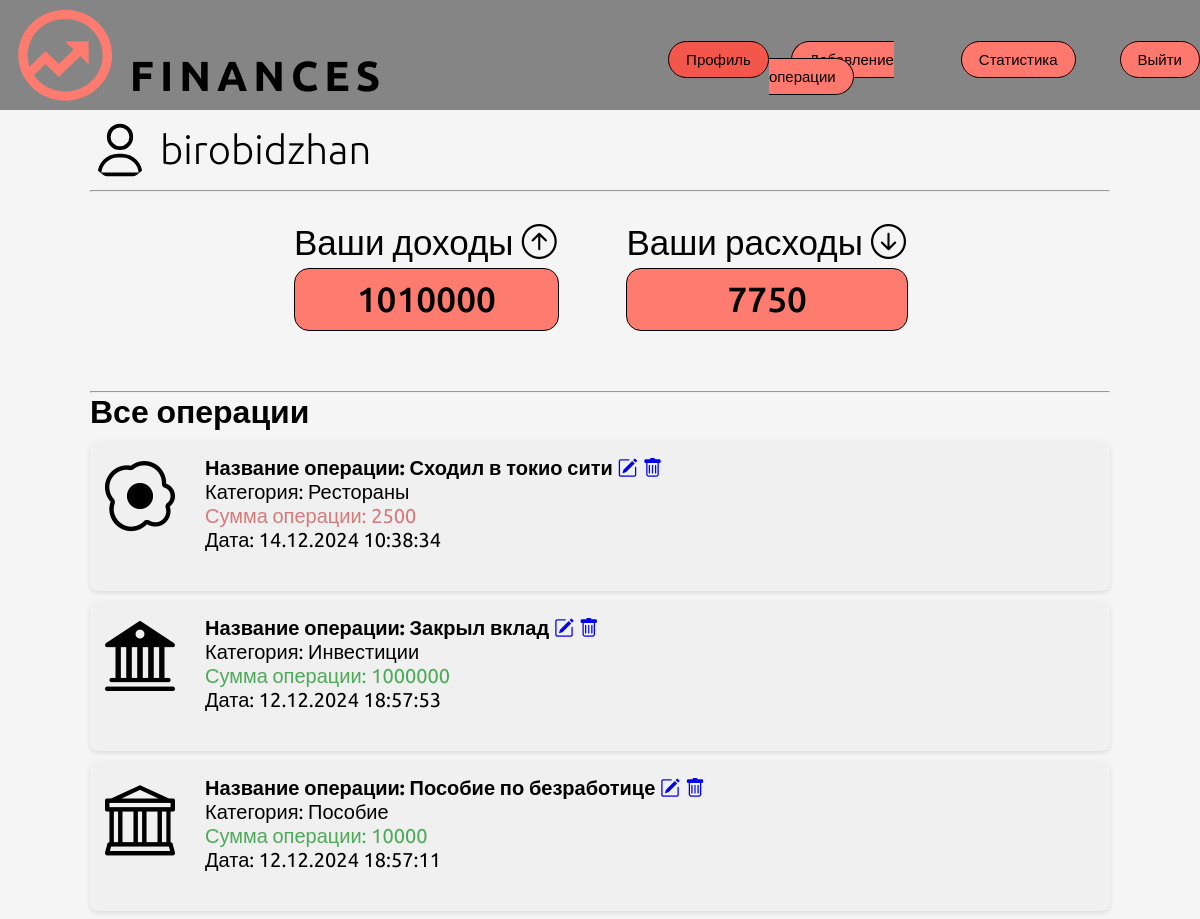
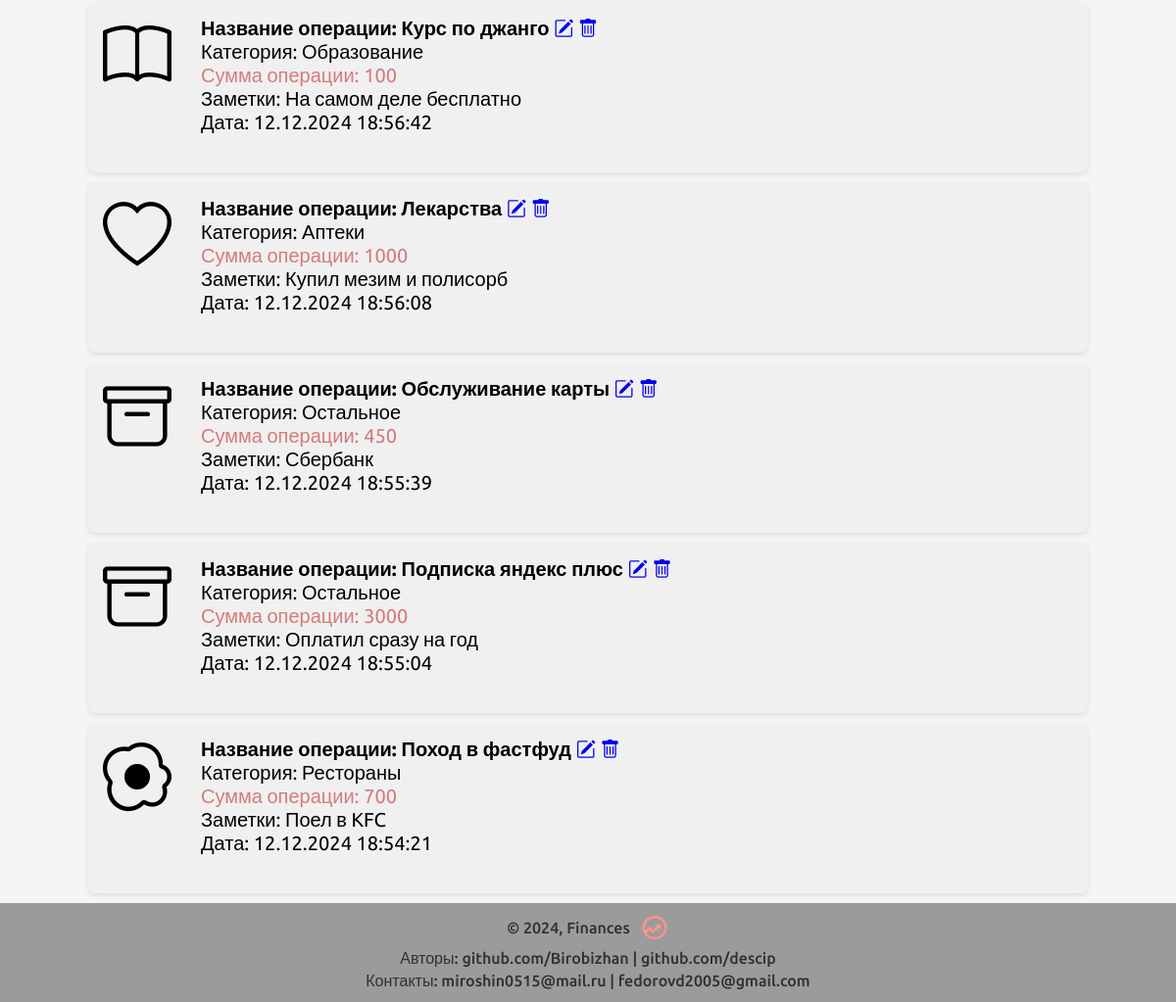
The page /users/profile/ (signed in) on the database its author committed (2 pictures, top to bottom).
### finance_site/models.py (models this page shows, shortened)
class Finance_site(models.Model):
    class Type(models.TextChoices):
        INCOME = '0', 'Доход'
        EXPENSES = '1', 'Расход'
    operation_type = models.CharField(max_length=10, choices=Type.choices, default=1, verbose_name='Тип операции')
    cat = models.ForeignKey('Category', on_delete=models.PROTECT, related_name='posts', verbose_name='Категории', null=True)
    operation_name = models.CharField(max_length=255, verbose_name='Название операции')
    notes = models.TextField(blank=True, verbose_name='Заметки')
    amount = models.IntegerField(verbose_name='Сумма')
    author = models.ForeignKey('auth.user', on_delete=models.PROTECT, verbose_name='Автор', editable=False)
    time_create = models.DateTimeField(auto_now_add=True, verbose_name='Время создания')
    objects = models.Manager()
    class Meta:
        verbose_name = 'Операции'
        verbose_name_plural = "Операции"
        ordering = ['-time_create']
        indexes = [
            models.Index(fields=['-time_create'])
        ]

class Category(models.Model):
    name = models.CharField(max_length=100, db_index=True, verbose_name='Категория операции')
    type = models.BooleanField(verbose_name='Тип операции', default=1)
    class Meta:
        verbose_name = 'Категории'
        verbose_name_plural = "Операции"
    def __str__(self):
        return self.name

### users/views.py (the view)
# urls.py: path('profile/', views.ProfileUser.as_view(), name='profile'),
class ProfileUser(LoginRequiredMixin, ListView):
    model = get_user_model()
    template_name = 'users/icons.html'
    extra_context = {"title": 'Профиль'}
    context_object_name = 'posts'
    def get_context_data(self, **kwargs):
        context = super().get_context_data(**kwargs)
        context['expenses'] = Finance_site.objects.filter(operation_type=1, author__username=self.request.user.username).aggregate(Sum('amount'))
        context['income'] = Finance_site.objects.filter(operation_type=0, author__username=self.request.user.username).aggregate(Sum('amount'))
        return context
    def get_queryset(self):
        return Finance_site.objects.filter(author__username=self.request.user.username)

### users/templates/users/icons.html
{% extends 'users/profile.html' %}
{% block icons %}
{% if p.cat_id == 2 %}
<i class="bi bi-cart"></i>
{% elif p.cat_id == 1 %}
<i class="bi bi-credit-card"></i>
{% elif p.cat_id == 3 %}
<i class="bi bi-coin"></i>
{% elif p.cat_id == 4 %}
<i class="bi bi-person"></i>
{% elif p.cat_id == 5 %}
<i class="bi bi-bank"></i>
{% elif p.cat_id == 6 %}
<i class="bi bi-cash-coin"></i>
{% elif p.cat_id == 7 %}
<i class="bi bi-archive"></i>
{% elif p.cat_id == 8 %}
<i class="bi bi-piggy-bank"></i>
{% elif p.cat_id == 9 %}
<i class="bi bi-bank2"></i>
{% elif p.cat_id == 10 %}
<i class="bi bi-egg-fried"></i>
{% elif p.cat_id == 11 %}
<i class="bi bi-emoji-smile"></i>
{% elif p.cat_id == 12 %}
<i class="bi bi-book"></i>
{% elif p.cat_id == 13 %}
<i class="bi bi-heart"></i>
{% elif p.cat_id == 14 %}
<i class="bi bi-bus-front"></i>
{% elif p.cat_id == 15 %}
<i class="bi bi-droplet"></i>
{% elif p.cat_id == 16 %}
<i class="bi bi-building"></i>
{% elif p.cat_id == 17 %}
<i class="bi bi-archive"></i>
{% endif %}
{% endblock %}

### users/templates/users/profile.html (shortened to what this page needs)
{% extends 'base.html' %}
{% block dop_info %}
    <link type="text/css" href="../../static/users/css/profile.css" rel="stylesheet">
    <link rel="stylesheet" href="https://cdn.jsdelivr.net/npm/bootstrap-icons@1.5.0/font/bootstrap-icons.css">
{% endblock %}
{% block content %}
<div class="wrapper">
    <div class="user">
        <span class="username">{{ user.username }}</span>
        <img class="useravatar" src="../../static/users/images/profile.svg" width="300px" height="100px" alt="">
    </div>
    <hr>
    <ul class="boxes">
        <li class="income">Ваши доходы <i class="bi bi-arrow-up-circle"></i> <p>{{ income.amount__sum }}</p></li>
        <li class="outcome">Ваши расходы <i class="bi bi-arrow-down-circle"></i> <p>{{ expenses.amount__sum }}</p></li>
    </ul>
    <hr>
    <h1>Все операции</h1>
    <ul class="list-articles">
        {% for p in posts %}
        <li>
            <div class="operation-block">
                <div class="cart">
                    {% block icons %}
                    {% endblock %}
                    </div>
                <div class="article-panel">
                    <h4>
                        Название операции: {{ p.operation_name }}
                         <a href="/edit/{{ p.pk }}/"><i class="bi bi-pencil-square"></i></a>
                         <a href="/delete/{{ p.pk }}/"><i class="bi bi-trash"></i></a>
                    </h4>
                    <p>Категория: {{p.cat}}</p>
                    {% if p.operation_type == '0' %}
                    <div class="inic">
                        <p>Сумма операции: {{ p.amount }}</p>
                    </div>
                    {% else %}
                    <div class="expen">
                        <p>Сумма операции: {{p.amount}}</p>
                    </div>
                    {% endif %}
                    {% if p.notes %}
                    <p>Заметки: {{ p.notes }}</p>
                    {% endif %}
                    <p class="last">Дата: {{ p.time_create|date:"d.m.Y H:i:s" }}</p>
                    <br>
                </div>
            </div>
        </li>
        {% endfor %}
    </ul>
</div>
{% endblock %}

### users/static/users/css/profile.css (style rules this page uses)
* { margin: 0; padding: 0; }
body { font-family: 'Ubuntu', sans-serif; font-weight: 400; background: #F5F5F5; display: flex; flex-direction: column; min-height: 100vh; margin: 0; }
a { text-decoration: none; }
img { max-width: 100%; }
.wrapper { width: 85%; margin: 0 auto; }
.user { width: 100%; margin: 0 auto; padding: 10px 0; display: flex; align-items: center; gap: 10px; }
.username { order: 1; font-weight: 300; font-size: 40px; }
.useravatar { width: 60px; height: 60px; border-radius: 50%; }
ul { list-style-type: none; }
.boxes { padding-top: 30px; padding-left: 20%; width: 60%; display: flex; gap: 50px; padding-bottom: 60px; justify-content: space-between; }
.boxes li { display: inline-block; font-weight: 500; font-size: 35px; }
.boxes p { margin-top: 5px; background: #FE7C6F; border: 1px solid #000; border-radius: 15px; width: 100%; display: flex; justify-content: center; align-items: center; padding: 10px 0; }
.operation-block { background-color: #f0f0f0; padding: 15px; font-size: 20px; border-radius: 8px; margin: 10px 0; box-shadow: 0 2px 5px rgba(0, 0, 0, 0.1); display: flex; align-items: left; }
.inic { color: #4DAB57; }
.expen { color: #D57B7B; }
.cart { font-size: 70px; }
.article-panel { margin-left: 30px; }

### rows shown on the page
Finance_site: operation_name "Сходил в токио сити", cat "Рестораны", amount "2500", time_create "14.12.2024 10:38:34"
Finance_site: operation_name "Закрыл вклад", cat "Инвестиции", amount "1000000", time_create "12.12.2024 18:57:53"
Finance_site: operation_name "Пособие по безработице", cat "Пособие", amount "10000", time_create "12.12.2024 18:57:11"
Finance_site: operation_name "Курс по джанго", cat "Образование", amount "100", notes "На самом деле бесплатно", time_create "12.12.2024 18:56:42"
Finance_site: operation_name "Лекарства", cat "Аптеки", amount "1000", notes "Купил мезим и полисорб", time_create "12.12.2024 18:56:08"
Finance_site: operation_name "Обслуживание карты", cat "Остальное", amount "450", notes "Сбербанк", time_create "12.12.2024 18:55:39"
Finance_site: operation_name "Подписка яндекс плюс", cat "Остальное", amount "3000", notes "Оплатил сразу на год", time_create "12.12.2024 18:55:04"
Finance_site: operation_name "Поход в фастфуд", cat "Рестораны", amount "700", notes "Поел в KFC", time_create "12.12.2024 18:54:21"

### other values the page prints
{{ user.username }} "birobidzhan"
{{ income.amount__sum }} "1010000"
{{ expenses.amount__sum }} "7750"
